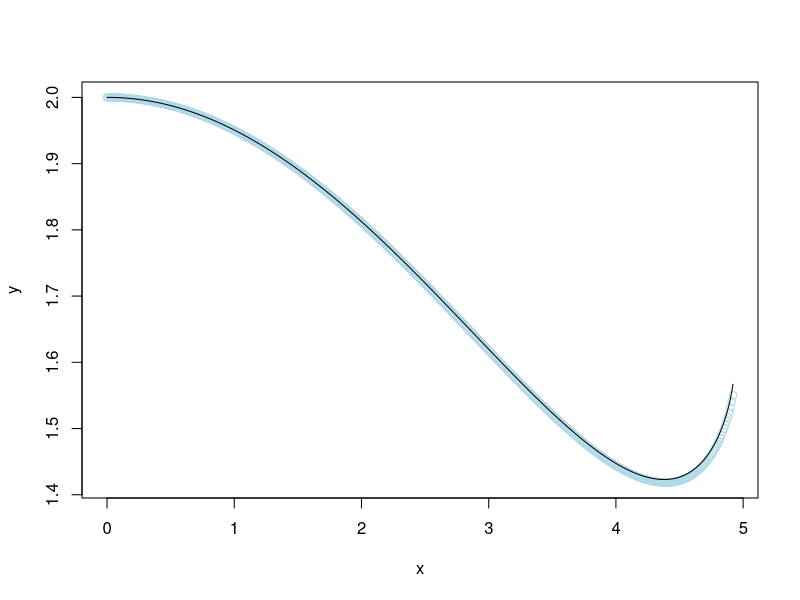

Source code (R):
##Lab1 RS (V7)

h = 1e-2
x = seq(0, pi^2/2, h)

x = x[-length(x)]

##ТОЧНОЕ РЕШЕНИЕ
y = (log(abs(cos(x/pi))) + 2) * cos(x/pi) + (x/pi)*sin(x/pi)
##Для построения графика
plot(x,y,col = "lightblue")
##lines(x,y,col="lightblue")

##РАЗНОСТНАЯ СХЕМА (ЧИСЛЕННОЕ РЕШЕНИЕ)
n = 3:(length(x))
u = c(2 , 2)
for(n in 3:(length(x))){
  u = c(u,(-u[n-2] + u[n-1] * (2 - (h^2/pi^2)) + (h^2)/(cos(x[n]/pi) * pi^2)))
}
##Для построения графика
##points(x,u, col="black", pch = "x")
lines(x,u, col="black")

##Разница между точным решением и численным
res = round(y-u, 1e-6)
ares = abs(res) ##модуль разницы
maxRes = max(ares) ##максимальная разница

##plot(x, ares)
